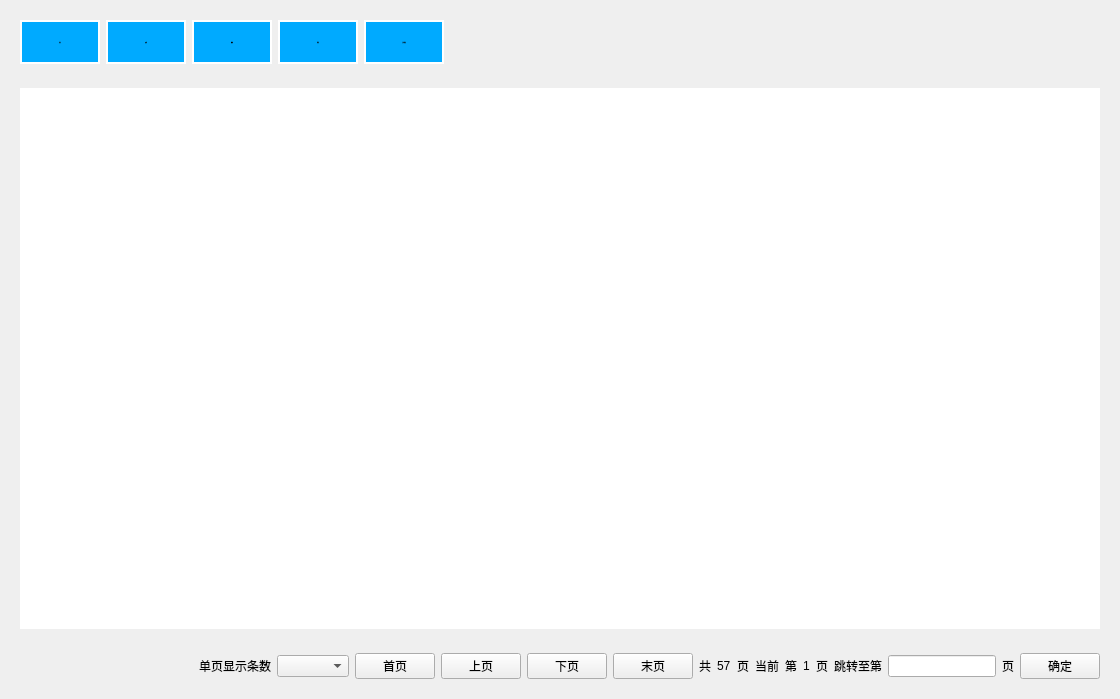
<?xml version="1.0" encoding="UTF-8"?>
<ui version="4.0">
 <class>FaultMsgPage</class>
 <widget class="QDialog" name="FaultMsgPage">
  <property name="geometry">
   <rect>
    <x>0</x>
    <y>0</y>
    <width>1120</width>
    <height>699</height>
   </rect>
  </property>
  <property name="windowTitle">
   <string>Dialog</string>
  </property>
  <property name="styleSheet">
   <string notr="true"/>
  </property>
  <layout class="QVBoxLayout" name="verticalLayout" stretch="1,9,1">
   <item>
    <widget class="QWidget" name="contextWidgets" native="true">
     <property name="styleSheet">
      <string notr="true">QPushButton{
background-color: #00aaff;
border:2px solid white;
font: normal normal 16px &quot;宋体&quot;
}






</string>
     </property>
     <layout class="QHBoxLayout" name="horizontalLayout_2">
      <item>
       <widget class="QPushButton" name="allBtn">
        <property name="sizePolicy">
         <sizepolicy hsizetype="Preferred" vsizetype="Preferred">
          <horstretch>0</horstretch>
          <verstretch>0</verstretch>
         </sizepolicy>
        </property>
        <property name="minimumSize">
         <size>
          <width>80</width>
          <height>0</height>
         </size>
        </property>
        <property name="maximumSize">
         <size>
          <width>16777215</width>
          <height>16777215</height>
         </size>
        </property>
        <property name="font">
         <font>
          <family>宋体</family>
          <pointsize>-1</pointsize>
          <weight>50</weight>
          <italic>false</italic>
          <bold>false</bold>
         </font>
        </property>
        <property name="styleSheet">
         <string notr="true"/>
        </property>
        <property name="text">
         <string>所有</string>
        </property>
        <property name="checkable">
         <bool>true</bool>
        </property>
        <property name="checked">
         <bool>true</bool>
        </property>
        <property name="autoExclusive">
         <bool>true</bool>
        </property>
        <property name="flat">
         <bool>false</bool>
        </property>
       </widget>
      </item>
      <item>
       <widget class="QPushButton" name="queryBtn">
        <property name="sizePolicy">
         <sizepolicy hsizetype="Preferred" vsizetype="Preferred">
          <horstretch>0</horstretch>
          <verstretch>0</verstretch>
         </sizepolicy>
        </property>
        <property name="minimumSize">
         <size>
          <width>80</width>
          <height>0</height>
         </size>
        </property>
        <property name="maximumSize">
         <size>
          <width>16777215</width>
          <height>16777215</height>
         </size>
        </property>
        <property name="font">
         <font>
          <family>宋体</family>
          <pointsize>-1</pointsize>
          <weight>50</weight>
          <italic>false</italic>
          <bold>false</bold>
         </font>
        </property>
        <property name="styleSheet">
         <string notr="true"/>
        </property>
        <property name="text">
         <string>查询</string>
        </property>
        <property name="checkable">
         <bool>true</bool>
        </property>
        <property name="checked">
         <bool>false</bool>
        </property>
        <property name="autoExclusive">
         <bool>true</bool>
        </property>
       </widget>
      </item>
      <item>
       <widget class="QPushButton" name="delBtn">
        <property name="sizePolicy">
         <sizepolicy hsizetype="Preferred" vsizetype="Preferred">
          <horstretch>0</horstretch>
          <verstretch>0</verstretch>
         </sizepolicy>
        </property>
        <property name="minimumSize">
         <size>
          <width>80</width>
          <height>0</height>
         </size>
        </property>
        <property name="maximumSize">
         <size>
          <width>16777215</width>
          <height>16777215</height>
         </size>
        </property>
        <property name="font">
         <font>
          <family>宋体</family>
          <pointsize>-1</pointsize>
          <weight>50</weight>
          <italic>false</italic>
          <bold>false</bold>
         </font>
        </property>
        <property name="styleSheet">
         <string notr="true"/>
        </property>
        <property name="text">
         <string>删除</string>
        </property>
        <property name="checkable">
         <bool>true</bool>
        </property>
        <property name="checked">
         <bool>true</bool>
        </property>
        <property name="autoExclusive">
         <bool>true</bool>
        </property>
        <property name="flat">
         <bool>false</bool>
        </property>
       </widget>
      </item>
      <item>
       <widget class="QPushButton" name="clearBtn">
        <property name="sizePolicy">
         <sizepolicy hsizetype="Preferred" vsizetype="Preferred">
          <horstretch>0</horstretch>
          <verstretch>0</verstretch>
         </sizepolicy>
        </property>
        <property name="minimumSize">
         <size>
          <width>80</width>
          <height>0</height>
         </size>
        </property>
        <property name="maximumSize">
         <size>
          <width>16777215</width>
          <height>16777215</height>
         </size>
        </property>
        <property name="font">
         <font>
          <family>宋体</family>
          <pointsize>-1</pointsize>
          <weight>50</weight>
          <italic>false</italic>
          <bold>false</bold>
         </font>
        </property>
        <property name="styleSheet">
         <string notr="true"/>
        </property>
        <property name="text">
         <string>清理</string>
        </property>
        <property name="checkable">
         <bool>true</bool>
        </property>
        <property name="checked">
         <bool>true</bool>
        </property>
        <property name="autoExclusive">
         <bool>true</bool>
        </property>
        <property name="flat">
         <bool>false</bool>
        </property>
       </widget>
      </item>
      <item>
       <widget class="QPushButton" name="reportBtn">
        <property name="sizePolicy">
         <sizepolicy hsizetype="Preferred" vsizetype="Preferred">
          <horstretch>0</horstretch>
          <verstretch>0</verstretch>
         </sizepolicy>
        </property>
        <property name="minimumSize">
         <size>
          <width>80</width>
          <height>0</height>
         </size>
        </property>
        <property name="maximumSize">
         <size>
          <width>16777215</width>
          <height>16777215</height>
         </size>
        </property>
        <property name="font">
         <font>
          <family>宋体</family>
          <pointsize>-1</pointsize>
          <weight>50</weight>
          <italic>false</italic>
          <bold>false</bold>
         </font>
        </property>
        <property name="styleSheet">
         <string notr="true"/>
        </property>
        <property name="text">
         <string>生成报表</string>
        </property>
        <property name="checkable">
         <bool>true</bool>
        </property>
        <property name="checked">
         <bool>true</bool>
        </property>
        <property name="autoExclusive">
         <bool>true</bool>
        </property>
        <property name="flat">
         <bool>false</bool>
        </property>
       </widget>
      </item>
      <item>
       <spacer name="horizontalSpacer_2">
        <property name="orientation">
         <enum>Qt::Horizontal</enum>
        </property>
        <property name="sizeHint" stdset="0">
         <size>
          <width>651</width>
          <height>20</height>
         </size>
        </property>
       </spacer>
      </item>
     </layout>
    </widget>
   </item>
   <item>
    <widget class="QWidget" name="tableWidget" native="true">
     <property name="sizePolicy">
      <sizepolicy hsizetype="Preferred" vsizetype="Preferred">
       <horstretch>0</horstretch>
       <verstretch>0</verstretch>
      </sizepolicy>
     </property>
     <layout class="QGridLayout" name="gridLayout">
      <item row="0" column="0">
       <widget class="QTableView" name="tableView">
        <property name="styleSheet">
         <string notr="true">QTableView {
border-style:none;
color:white;
font: bold 12pt;
}
</string>
        </property>
       </widget>
      </item>
     </layout>
    </widget>
   </item>
   <item>
    <widget class="QWidget" name="buttomWidget" native="true">
     <property name="sizePolicy">
      <sizepolicy hsizetype="Preferred" vsizetype="Fixed">
       <horstretch>0</horstretch>
       <verstretch>0</verstretch>
      </sizepolicy>
     </property>
     <layout class="QHBoxLayout" name="horizontalLayout_9">
      <item>
       <spacer name="horizontalSpacer">
        <property name="orientation">
         <enum>Qt::Horizontal</enum>
        </property>
        <property name="sizeHint" stdset="0">
         <size>
          <width>234</width>
          <height>20</height>
         </size>
        </property>
       </spacer>
      </item>
      <item>
       <widget class="QLabel" name="label">
        <property name="text">
         <string>单页显示条数</string>
        </property>
       </widget>
      </item>
      <item>
       <widget class="QComboBox" name="comboBox"/>
      </item>
      <item>
       <widget class="QPushButton" name="firstPageBtn">
        <property name="text">
         <string>首页</string>
        </property>
       </widget>
      </item>
      <item>
       <widget class="QPushButton" name="upperPageBtn">
        <property name="text">
         <string>上页</string>
        </property>
       </widget>
      </item>
      <item>
       <widget class="QPushButton" name="nextPageBtn">
        <property name="text">
         <string>下页</string>
        </property>
       </widget>
      </item>
      <item>
       <widget class="QPushButton" name="lastPageBtn">
        <property name="text">
         <string>末页</string>
        </property>
       </widget>
      </item>
      <item>
       <layout class="QHBoxLayout" name="horizontalLayout">
        <item>
         <widget class="QLabel" name="label_2">
          <property name="text">
           <string>共</string>
          </property>
         </widget>
        </item>
        <item>
         <widget class="QLabel" name="allPageNumLabel">
          <property name="text">
           <string>57</string>
          </property>
         </widget>
        </item>
        <item>
         <widget class="QLabel" name="label_4">
          <property name="text">
           <string>页</string>
          </property>
         </widget>
        </item>
       </layout>
      </item>
      <item>
       <widget class="QLabel" name="label_5">
        <property name="text">
         <string>当前</string>
        </property>
       </widget>
      </item>
      <item>
       <layout class="QHBoxLayout" name="horizontalLayout_3">
        <item>
         <widget class="QLabel" name="label_6">
          <property name="text">
           <string>第</string>
          </property>
         </widget>
        </item>
        <item>
         <widget class="QLabel" name="curPageLabel">
          <property name="text">
           <string>1</string>
          </property>
         </widget>
        </item>
        <item>
         <widget class="QLabel" name="label_8">
          <property name="text">
           <string>页</string>
          </property>
         </widget>
        </item>
       </layout>
      </item>
      <item>
       <layout class="QHBoxLayout" name="horizontalLayout_8">
        <item>
         <widget class="QLabel" name="label_9">
          <property name="text">
           <string>跳转至第</string>
          </property>
         </widget>
        </item>
        <item>
         <widget class="QLineEdit" name="lineEdit">
          <property name="sizePolicy">
           <sizepolicy hsizetype="Minimum" vsizetype="Fixed">
            <horstretch>0</horstretch>
            <verstretch>0</verstretch>
           </sizepolicy>
          </property>
          <property name="text">
           <string/>
          </property>
         </widget>
        </item>
        <item>
         <widget class="QLabel" name="label_11">
          <property name="text">
           <string>页</string>
          </property>
         </widget>
        </item>
       </layout>
      </item>
      <item>
       <widget class="QPushButton" name="okBtn">
        <property name="text">
         <string>确定</string>
        </property>
       </widget>
      </item>
     </layout>
    </widget>
   </item>
  </layout>
 </widget>
 <resources/>
 <connections/>
</ui>
